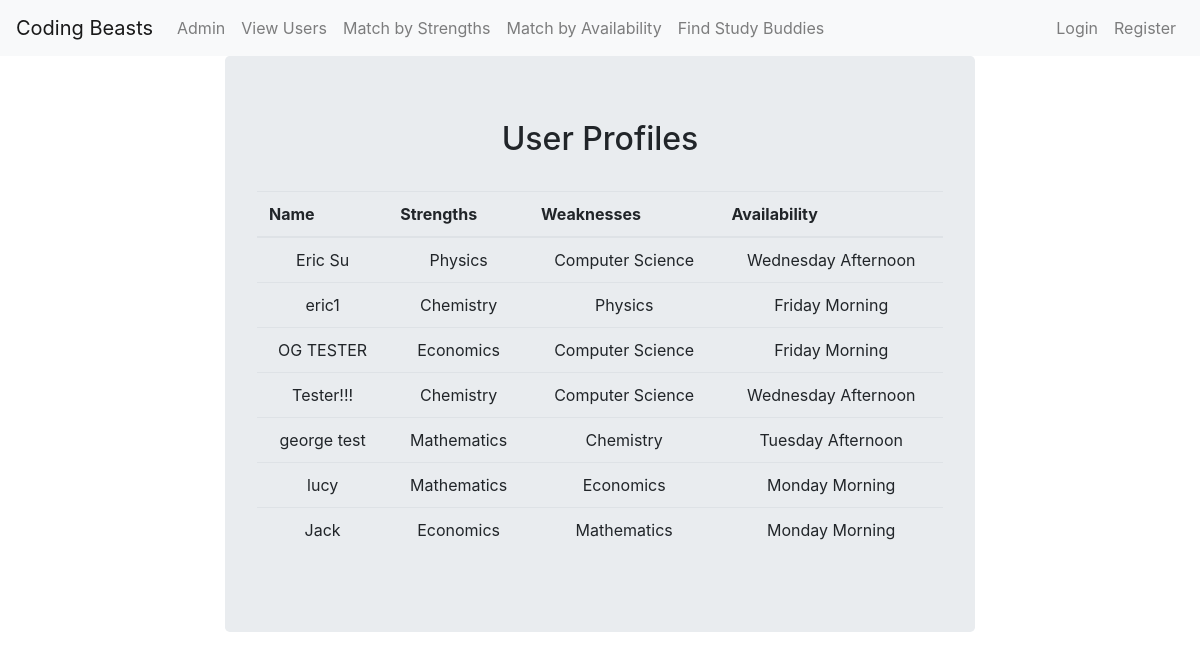
The app's page /profiles/, older data.
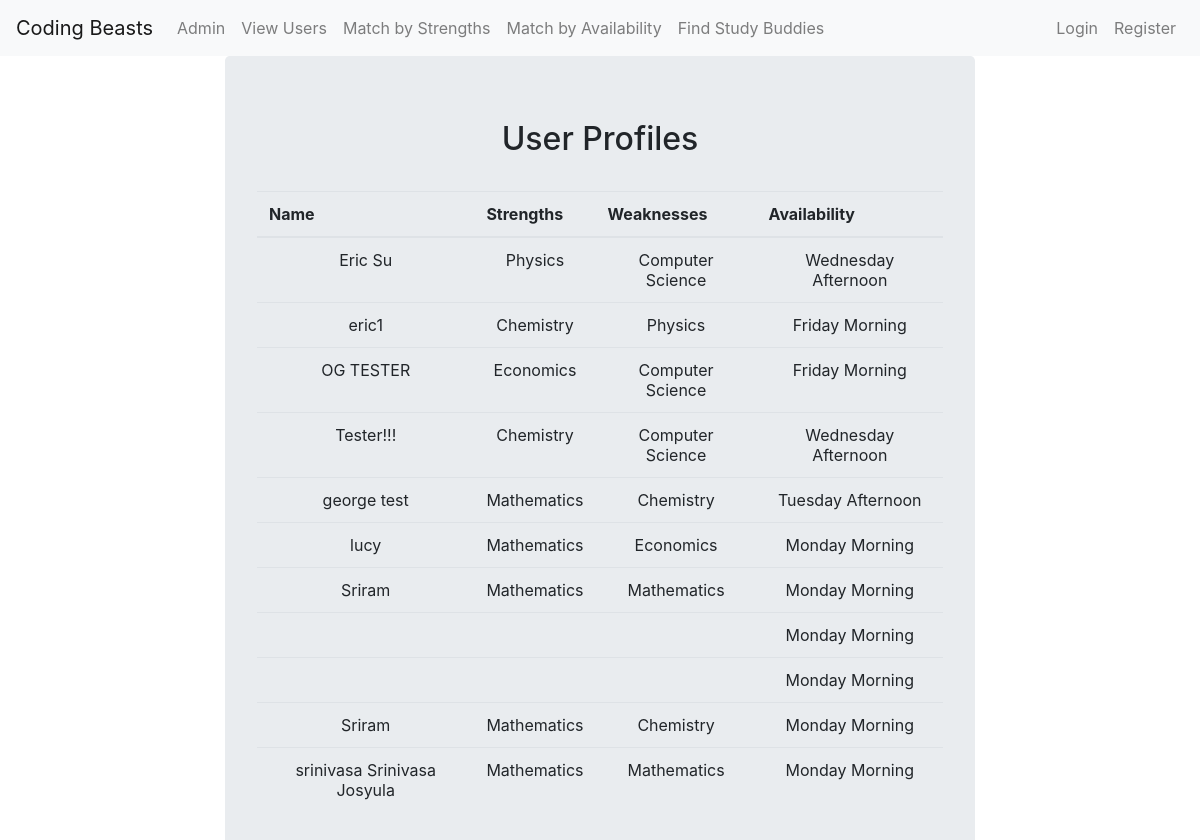
The same page, newer data.
### sbuddy/models.py (models this page shows, shortened)
class Profile(models.Model):
    STRENGTH_CHOICES = (
        ('--------', '--------'),
        ('Mathematics','Mathematics'),
        ('Chemistry','Chemistry'),
        ('Physics','Physics'),
        ('Computer Science','Computer Science'),
        ('Economics','Economics'),
        )
    SCHEDULE_CHOICES = [
        ("Monday Morning", "Monday Morning"),
        ("Monday Afternoon", "Monday Afternoon"),
        ("Tuesday Morning", "Tuesday Morning"),
        ("Tuesday Afternoon", "Tuesday Afternoon"),
        ("Wednesday Morning", "Wednesday Morning"),
        ("Wednesday Afternoon", "Wednesday Afternoon"),
        ("Thursday Morning", "Thursday Morning"),
        ("Thursday Afternoon", "Thursday Afternoon"),
        ("Friday Morning", "Friday Morning"),
        ("Friday Afternoon", "Friday Afternoon"),
    ]
    user = models.OneToOneField(User, on_delete=models.CASCADE)
    image = models.ImageField(default='default.jpg', upload_to='profile_pics')
    name = models.CharField(max_length=100, blank=False, default='')
    meetingURL = models.CharField(max_length=100, blank=False, default='')
    strengths = models.CharField(
        max_length=255,
        choices=STRENGTH_CHOICES,
        default='')
    weaknesses = models.CharField(
        max_length=255,
        choices=STRENGTH_CHOICES,
        default='')
    availability = models.CharField(
        max_length=50,
        choices=SCHEDULE_CHOICES,
        default='Monday Morning',
    )
    phone_number = models.CharField(max_length=20)

### sbuddy/views.py (the view)
# urls.py: path('profiles/',views.profile,name="profile"),
def profile(request):
    users = Profile.objects.all()
    return render(request, 'sbuddy/profile.html', {'users': users})

### sbuddy/templates/sbuddy/profile.html (shortened to what this page needs)
{% extends 'sbuddy/base.html' %}
{% load bootstrap4 %}
{% block content %}
<body>
    <div class="container text-center jumbotron" style="max-width:750px">
        <h2 class="text-center" style="padding-bottom:25px"> User Profiles </h2>
        <table class="table">
            <thead>
                <tr>
                <th>Name</th>
                <th>Strengths</th>
                <th>Weaknesses</th>
                <th>Availability</th>
                </tr>
            </thead>
            <tbody>
                {% for user in users %}
                <tr>
                    <td class="text-center">{{ user.name }}</td>
                    <td class="text-center">{{ user.strengths }}</td>
                    <td class="text-center">{{ user.weaknesses }}</td>
                    <td class="text-center">{{ user.availability }}</td>
                </tr>
                {% endfor %}
            </tbody>
        </table>
    </div>
</body>
{% endblock%}

### sbuddy/templates/sbuddy/base.html (shortened to what this page needs)
{% load socialaccount %}
{% load bootstrap4 %}
{% bootstrap_css %}
<nav class="navbar navbar-expand-lg navbar-light bg-light">
  <a class="navbar-brand" href="{% url 'sbuddy:index' %}">Coding Beasts</a>
  <div class="collapse navbar-collapse" id="navbarText">
    <ul class="navbar-nav mr-auto">
      <li class="nav-item">
        <a class="nav-link" href="{% url 'admin:index' %}">Admin</a>
      </li>
        <li class="nav-item">
        <a class="nav-link " href="{% url 'sbuddy:profile' %}">View Users</a>
      </li>
      <li class="nav-item">
        <a class="nav-link" href="{% url 'sbuddy:match_strengths' %}">Match by Strengths</a>
      </li>
      <li class="nav-item">
        <a class="nav-link" href="{% url 'sbuddy:match_time' %}">Match by Availability</a>
      </li>
      <li class="nav-item">
        <a class="nav-link" href="{% url 'sbuddy:user_matches' %}">Find Study Buddies</a>
      </li>
    </ul>
    <div class="navbar-nav">
      {% if user.is_authenticated %}
        <a class="nav-item nav-link" href="{% url 'sbuddy:user_profile' %}">Profile</a>
        <a class="nav-item nav-link" href="{% url 'account_logout' %}">Logout</a>
      {% else %}
        <a class="nav-item nav-link" href="{% url 'account_login' %}">Login</a>
        <a class="nav-item nav-link" href="{% url 'account_login' %}">Register</a>
      {% endif %}
    </div>
  </div>
</nav>
<div class="container text-center">
  {% block content %}
  {% endblock  %}
</div>

Row changes from the older to the newer data that the page shows:
removed Profile: name "Jack", strengths "Economics", weaknesses "Mathematics", availability "Monday Morning"
added Profile: name "Sriram", strengths "Mathematics", weaknesses "Mathematics", availability "Monday Morning"
added Profile: availability "Monday Morning"
added Profile: availability "Monday Morning"
added Profile: name "Sriram", strengths "Mathematics", weaknesses "Chemistry", availability "Monday Morning"
added Profile: name "srinivasa Srinivasa Josyula", strengths "Mathematics", weaknesses "Mathematics", availability "Monday Morning"
